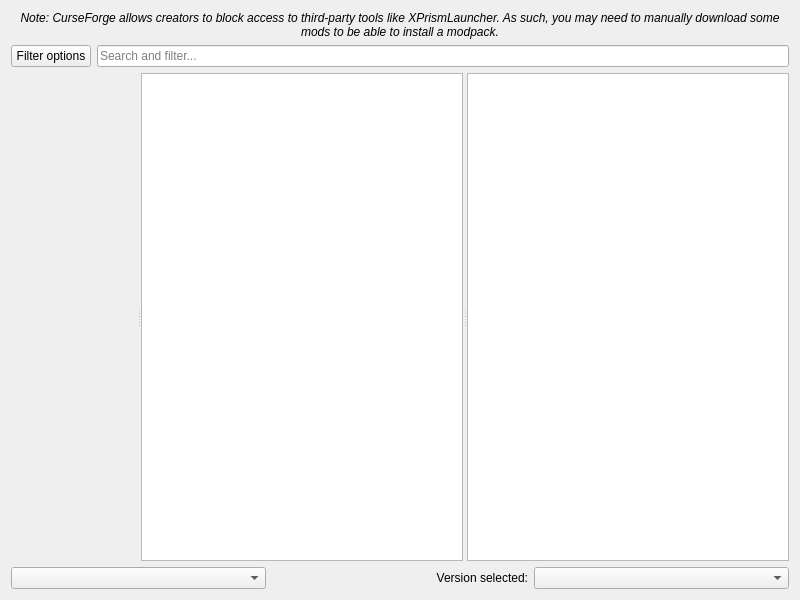
<?xml version="1.0" encoding="UTF-8"?>
<ui version="4.0">
 <class>FlamePage</class>
 <widget class="QWidget" name="FlamePage">
  <property name="geometry">
   <rect>
    <x>0</x>
    <y>0</y>
    <width>800</width>
    <height>600</height>
   </rect>
  </property>
  <layout class="QVBoxLayout" name="verticalLayout">
   <item>
    <widget class="QLabel" name="label_2">
     <property name="font">
      <font>
       <italic>true</italic>
      </font>
     </property>
     <property name="text">
      <string>Note: CurseForge allows creators to block access to third-party tools like XPrismLauncher. As such, you may need to manually download some mods to be able to install a modpack.</string>
     </property>
     <property name="alignment">
      <set>Qt::AlignCenter</set>
     </property>
     <property name="wordWrap">
      <bool>true</bool>
     </property>
    </widget>
   </item>
   <item>
    <layout class="QHBoxLayout" name="horizontalLayout">
     <item>
      <widget class="QPushButton" name="filterButton">
       <property name="text">
        <string>Filter options</string>
       </property>
      </widget>
     </item>
     <item>
      <widget class="QLineEdit" name="searchEdit">
       <property name="placeholderText">
        <string>Search and filter...</string>
       </property>
      </widget>
     </item>
    </layout>
   </item>
   <item>
    <widget class="QSplitter" name="splitter">
     <property name="sizePolicy">
      <sizepolicy hsizetype="Expanding" vsizetype="Expanding">
       <horstretch>0</horstretch>
       <verstretch>0</verstretch>
      </sizepolicy>
     </property>
     <property name="orientation">
      <enum>Qt::Horizontal</enum>
     </property>
     <widget class="QWidget" name="widget" native="true"/>
     <widget class="QListView" name="packView">
      <property name="horizontalScrollBarPolicy">
       <enum>Qt::ScrollBarAlwaysOff</enum>
      </property>
      <property name="alternatingRowColors">
       <bool>true</bool>
      </property>
      <property name="iconSize">
       <size>
        <width>48</width>
        <height>48</height>
       </size>
      </property>
      <property name="verticalScrollMode">
       <enum>QAbstractItemView::ScrollPerPixel</enum>
      </property>
     </widget>
     <widget class="ProjectDescriptionPage" name="packDescription">
      <property name="openExternalLinks">
       <bool>true</bool>
      </property>
      <property name="openLinks">
       <bool>true</bool>
      </property>
     </widget>
    </widget>
   </item>
   <item>
    <layout class="QHBoxLayout">
     <item>
      <widget class="QComboBox" name="sortByBox"/>
     </item>
     <item>
      <widget class="QLabel" name="label">
       <property name="text">
        <string>Version selected:</string>
       </property>
       <property name="alignment">
        <set>Qt::AlignRight|Qt::AlignTrailing|Qt::AlignVCenter</set>
       </property>
      </widget>
     </item>
     <item>
      <widget class="QComboBox" name="versionSelectionBox"/>
     </item>
    </layout>
   </item>
  </layout>
 </widget>
 <customwidgets>
  <customwidget>
   <class>ProjectDescriptionPage</class>
   <extends>QTextBrowser</extends>
   <header>ui/widgets/ProjectDescriptionPage.h</header>
  </customwidget>
 </customwidgets>
 <tabstops>
  <tabstop>packView</tabstop>
  <tabstop>packDescription</tabstop>
  <tabstop>sortByBox</tabstop>
  <tabstop>versionSelectionBox</tabstop>
 </tabstops>
 <resources/>
 <connections/>
</ui>
